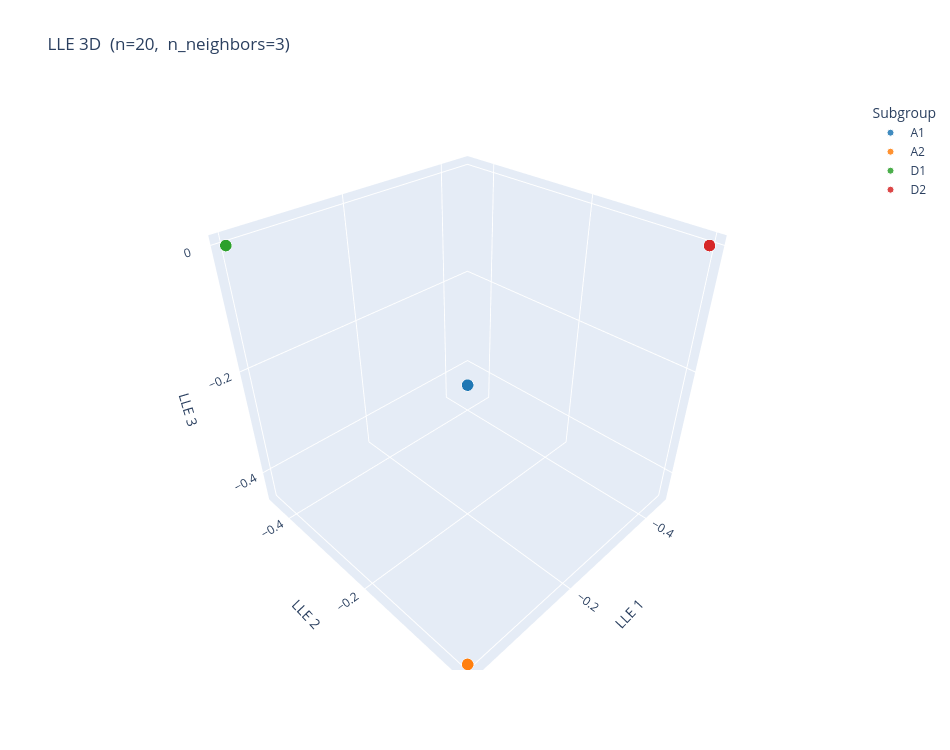

Here is the notebook cell this chart was saved with:
### Markdown cell above
#### LLE — 3D

Locally Linear Embedding preserves local geometry rather than global distances, complementing the t-SNE view. Drag to rotate.

### Code cell
plot_lle(embeddings, result, output_path=None)

### Figure 1 — Plotly figure (JSON) as saved in the notebook; plotly's stock layout.template omitted (floating-point values rounded to 4 significant figures)
{"data": [{"hovertemplate": "%{text}<extra>A1</extra>", "marker": {"color": "#1f77b4", "line": {"color": "white", "width": 1}, "opacity": 0.85, "size": 7}, "mode": "markers", "name": "A1", "text": ["images/A1/pai-1NY5xYvV.png", "images/A1/pai-3Dab9LlQ.png", "images/A1/pai-3OXbEPn6.png", "images/A1/pai-f38SBAd9.png", "images/A1/pai-FvearqMK.png"], "type": "scatter3d", "x": [0, 0, 0, 0, 0], "y": [0, 0, 0, 0, 0], "z": [0, 0, 0, 0, 0]}, {"hovertemplate": "%{text}<extra>A2</extra>", "marker": {"color": "#ff7f0e", "line": {"color": "white", "width": 1}, "opacity": 0.85, "size": 7}, "mode": "markers", "name": "A2", "text": ["images/A2/pai-26WHawSw.png", "images/A2/pai-dkPCBr8L.png", "images/A2/pai-DZKRM3dU.png", "images/A2/pai-Ejp0NKNw.png", "images/A2/pai-GhQu5RLm.png"], "type": "scatter3d", "x": [0, 0, 0, 0, 0], "y": [0, 0, 0, 0, 0], "z": [-0.4472, -0.4472, -0.4472, -0.4472, -0.4472]}, {"hovertemplate": "%{text}<extra>D1</extra>", "marker": {"color": "#2ca02c", "line": {"color": "white", "width": 1}, "opacity": 0.85, "size": 7}, "mode": "markers", "name": "D1", "text": ["images/D1/pai-6DJYEp8X.png", "images/D1/pai-79OPrdAS.png", "images/D1/pai-7aipYdIM.png", "images/D1/pai-8R9gk2PK.png", "images/D1/pai-BLSTub91.png"], "type": "scatter3d", "x": [0, 0, 0, 0, 0], "y": [-0.4472, -0.4472, -0.4472, -0.4472, -0.4472], "z": [0, 0, 0, 0, 0]}, {"hovertemplate": "%{text}<extra>D2</extra>", "marker": {"color": "#d62728", "line": {"color": "white", "width": 1}, "opacity": 0.85, "size": 7}, "mode": "markers", "name": "D2", "text": ["images/D2/pai-7SvYku65.png", "images/D2/pai-84MMLArI.png", "images/D2/pai-hzCkAxJC.png", "images/D2/pai-U1jTMm7E.png", "images/D2/pai-UEFhLLhV.png"], "type": "scatter3d", "x": [-0.4472, -0.4472, -0.4472, -0.4472, -0.4472], "y": [0, 0, 0, 0, 0], "z": [0, 0, 0, 0, 0]}], "layout": {"height": 750, "legend": {"font": {"size": 12}, "title": {"text": "Subgroup"}}, "paper_bgcolor": "white", "scene": {"bgcolor": "white", "xaxis": {"title": {"text": "LLE 1"}}, "yaxis": {"title": {"text": "LLE 2"}}, "zaxis": {"title": {"text": "LLE 3"}}}, "title": {"font": {"size": 17}, "text": "LLE 3D  (n=20,  n_neighbors=3)"}, "width": 950}}
